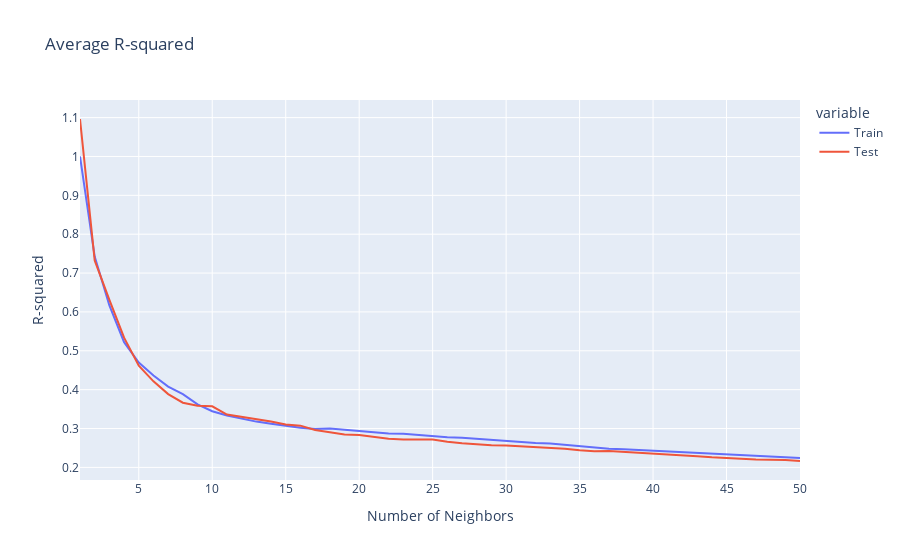

Source (notebook cell):
### Code cell
fig7 = px.line(x=range(1,51), y=[knn_final['train_r2_err'], knn_final['test_r2_err']], 
               labels={'value': 'R-squared', "x": "Number of Neighbors"},
              title='Average R-squared', line_shape='linear')
newnames = {'wide_variable_0':'Train', 'wide_variable_1': 'Test'}
fig7.for_each_trace(lambda t: t.update(name = newnames[t.name],
                                      legendgroup = newnames[t.name],
                                      hovertemplate = t.hovertemplate.replace(t.name, newnames[t.name])
                                     )
                  )
# Show the plot
fig7.show()

### Figure 1 — Plotly figure (JSON) as saved in the notebook; plotly's stock layout.template omitted (floating-point values rounded to 4 significant figures)
{"data": [{"hovertemplate": "variable=Train<br>Number of Neighbors=%{x}<br>R-squared=%{y}<extra></extra>", "legendgroup": "Train", "line": {"color": "#636efa", "dash": "solid", "shape": "linear"}, "marker": {"symbol": "circle"}, "mode": "lines", "name": "Train", "orientation": "v", "showlegend": true, "type": "scatter", "x": [1, 2, 3, 4, 5, 6, 7, 8, 9, 10, 11, 12, 13, 14, 15, 16, 17, 18, 19, 20, 21, 22, 23, 24, 25, 26, 27, 28, 29, 30, 31, 32, 33, 34, 35, 36, 37, 38, 39, 40, 41, 42, 43, 44, 45, 46, 47, 48, 49, 50], "xaxis": "x", "y": [1, 0.7425, 0.6167, 0.5223, 0.4697, 0.4362, 0.4077, 0.3883, 0.3621, 0.3444, 0.3337, 0.3261, 0.3178, 0.3123, 0.3067, 0.3019, 0.2991, 0.2998, 0.2968, 0.2938, 0.2892, 0.2872, 0.2864, 0.2835, 0.2801, 0.2774, 0.2765, 0.2739, 0.2706, 0.2672, 0.2653, 0.2628, 0.2613, 0.2577, 0.2541, 0.2511, 0.2478, 0.2469, 0.2449, 0.2431, 0.2403, 0.2386, 0.2364, 0.2355, 0.2335, 0.2318, 0.2296, 0.2275, 0.2259, 0.2242], "yaxis": "y"}, {"hovertemplate": "variable=Test<br>Number of Neighbors=%{x}<br>R-squared=%{y}<extra></extra>", "legendgroup": "Test", "line": {"color": "#EF553B", "dash": "solid", "shape": "linear"}, "marker": {"symbol": "circle"}, "mode": "lines", "name": "Test", "orientation": "v", "showlegend": true, "type": "scatter", "x": [1, 2, 3, 4, 5, 6, 7, 8, 9, 10, 11, 12, 13, 14, 15, 16, 17, 18, 19, 20, 21, 22, 23, 24, 25, 26, 27, 28, 29, 30, 31, 32, 33, 34, 35, 36, 37, 38, 39, 40, 41, 42, 43, 44, 45, 46, 47, 48, 49, 50], "xaxis": "x", "y": [1.096, 0.7325, 0.6312, 0.5338, 0.4617, 0.4214, 0.3887, 0.3664, 0.3588, 0.3572, 0.3361, 0.3298, 0.3251, 0.3182, 0.3104, 0.3075, 0.2962, 0.2903, 0.2846, 0.2831, 0.2784, 0.2738, 0.2715, 0.2709, 0.2717, 0.2661, 0.262, 0.2599, 0.2567, 0.2565, 0.2544, 0.2509, 0.2504, 0.2481, 0.2441, 0.2417, 0.2422, 0.2402, 0.2375, 0.236, 0.2337, 0.2314, 0.2288, 0.2261, 0.2236, 0.2225, 0.2206, 0.2202, 0.2188, 0.2165], "yaxis": "y"}], "layout": {"legend": {"title": {"text": "variable"}, "tracegroupgap": 0}, "title": {"text": "Average R-squared"}, "xaxis": {"anchor": "y", "domain": [0, 1], "title": {"text": "Number of Neighbors"}}, "yaxis": {"anchor": "x", "domain": [0, 1], "title": {"text": "R-squared"}}}}
